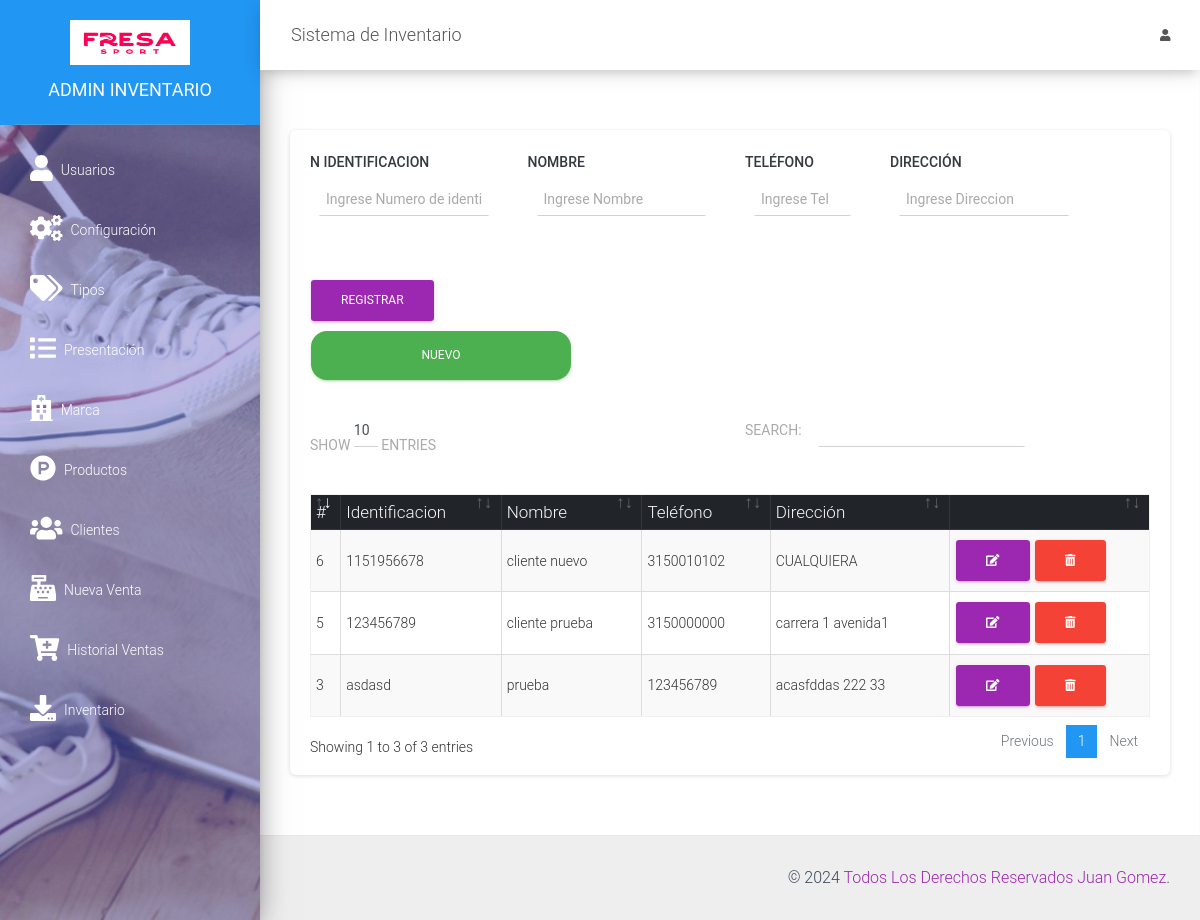
Screenshot of /src/clientes.php (signed in) with the database file from the repository.
### tables this page shows
CREATE TABLE `cliente` (
  `idcliente` int(11) NOT NULL,
  `nombre` varchar(100) NOT NULL,
  `telefono` varchar(15) NOT NULL,
  `direccion` varchar(200) NOT NULL,
  `identificacion` varchar(20) DEFAULT NULL
);

### src/clientes.php (the view, shortened to what this page needs)
<?php
include_once "includes/header.php";
?>
<div class="card">
    <div class="card-body">
        <div class="row">
            <div class="col-md-12">
                <form action="" method="post" autocomplete="off" id="formulario">
                    <div class="row">
                        <div class="col-md-3">
                            <div class="form-group">
                                <label for="identificacion" class="text-dark font-weight-bold">N Identificacion</label>
                                <input type="text" placeholder="Ingrese Numero de identificacion" name="identificacion" id="identificacion" class="form-control">
                            </div>
                        </div>
                        <div class="col-md-3">
                            <div class="form-group">
                                <label for="nombre" class="text-dark font-weight-bold">Nombre</label>
                                <input type="text" placeholder="Ingrese Nombre" name="nombre" id="nombre" class="form-control">
                            </div>
                        </div>
                        <div class="col-md-2">
                            <div class="form-group">
                                <label for="telefono" class="text-dark font-weight-bold">Teléfono</label>
                                <input type="number" placeholder="Ingrese Teléfono" name="telefono" id="telefono" class="form-control">
                            </div>
                        </div>
                        <div class="col-md-3">
                            <div class="form-group">
                                <label for="direccion" class="text-dark font-weight-bold">Dirección</label>
                                <input type="text" placeholder="Ingrese Direccion" name="direccion" id="direccion" class="form-control">
                            </div>
                        </div>
                        <div class="col-md-4 mt-3">
                            <input type="submit" value="Registrar" class="btn btn-primary" id="btnAccion">
                            <input type="button" value="Nuevo" class="btn btn-success" id="btnNuevo" onclick="limpiar()">
                        </div>
                    </div>
                </form>
            </div>
            <div class="col-md-12">
                <div class="table-responsive">
                    <table class="table table-striped table-bordered" id="tbl">
                        <thead class="thead-dark">
                            <tr>
                                <th>#</th>
                                <th>Identificacion</th>
                                <th>Nombre</th>
                                <th>Teléfono</th>
                                <th>Dirección</th>
                                <th></th>
                            </tr>
                        </thead>
                        <tbody>
                            <?php
                            include "../conexion.php";
                            $query = mysqli_query($conexion, "SELECT * FROM cliente");
                            $result = mysqli_num_rows($query);
                            if ($result > 0) {
                                while ($data = mysqli_fetch_assoc($query)) { ?>
                                    <tr>
                                        <td><?php echo $data['idcliente']; ?></td>
                                        <td><?php echo $data['identificacion']; ?></td>
                                        <td><?php echo $data['nombre']; ?></td>
                                        <td><?php echo $data['telefono']; ?></td>
                                        <td><?php echo $data['direccion']; ?></td>
                                        <td>
                                            <a href="#" onclick="editarCliente(<?php echo $data['idcliente']; ?>)" class="btn btn-primary"><i class='fas fa-edit'></i></a>
                                            <form action="eliminar_cliente.php?id=<?php echo $data['idcliente']; ?>" method="post" class="confirmar d-inline">
                                                <button class="btn btn-danger" type="submit"><i class='fas fa-trash-alt'></i> </button>
                                            </form>
                                        </td>
                                    </tr>
                            <?php }
                            } ?>
                        </tbody>
                    </table>
                </div>
            </div>
        </div>
    </div>
</div>
<?php include_once "includes/footer.php"; ?>

### rows the page displays
cliente: idcliente "3", identificacion "asdasd", nombre "prueba", telefono "123456789", direccion "acasfddas 222 33"
cliente: idcliente "5", identificacion "123456789", nombre "cliente prueba", telefono "3150000000", direccion "carrera 1 avenida1"
cliente: idcliente "6", identificacion "1151956678", nombre "cliente nuevo", telefono "3150010102", direccion "CUALQUIERA"
